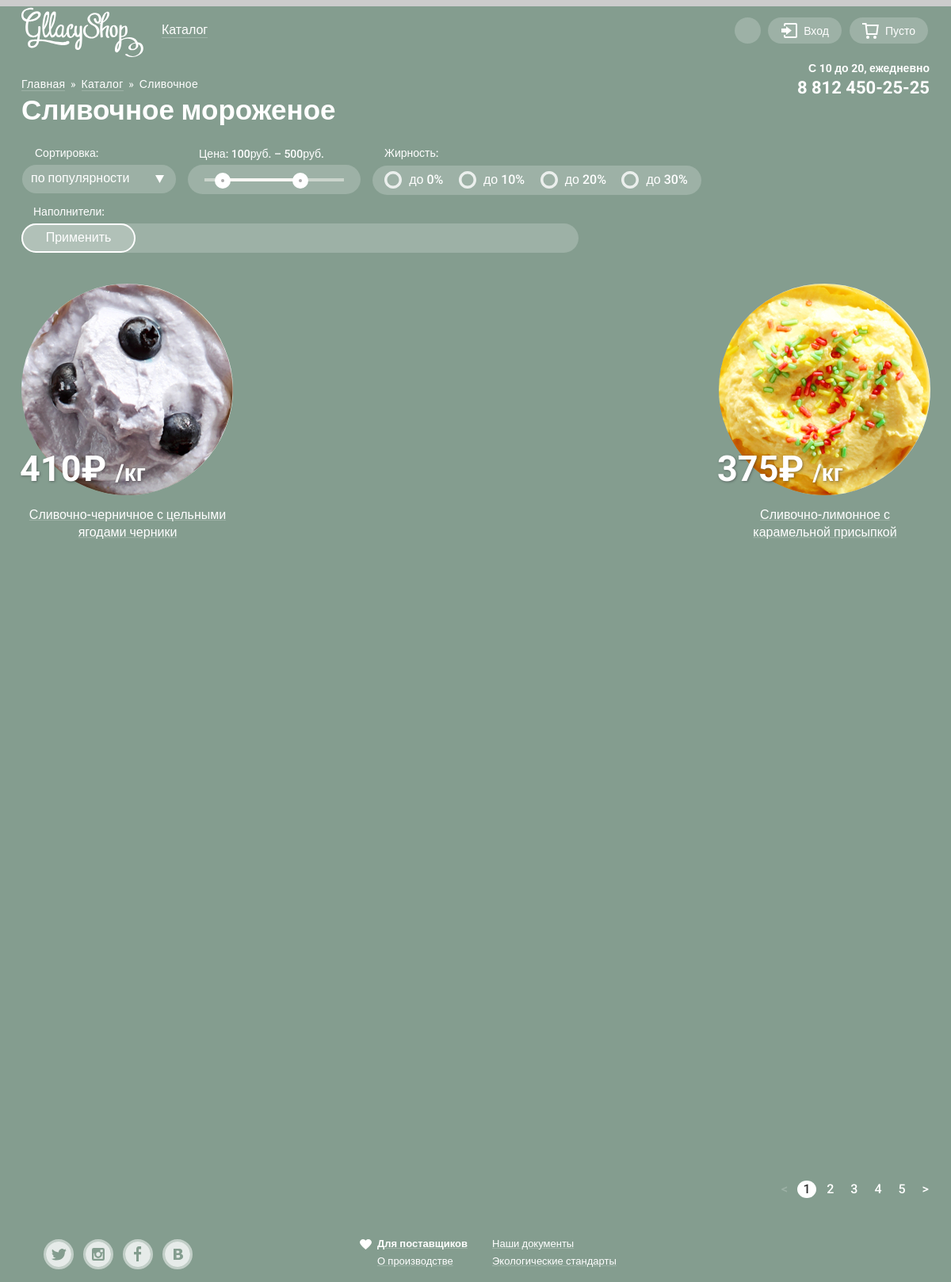
Page /catalog/ on the earlier database version.
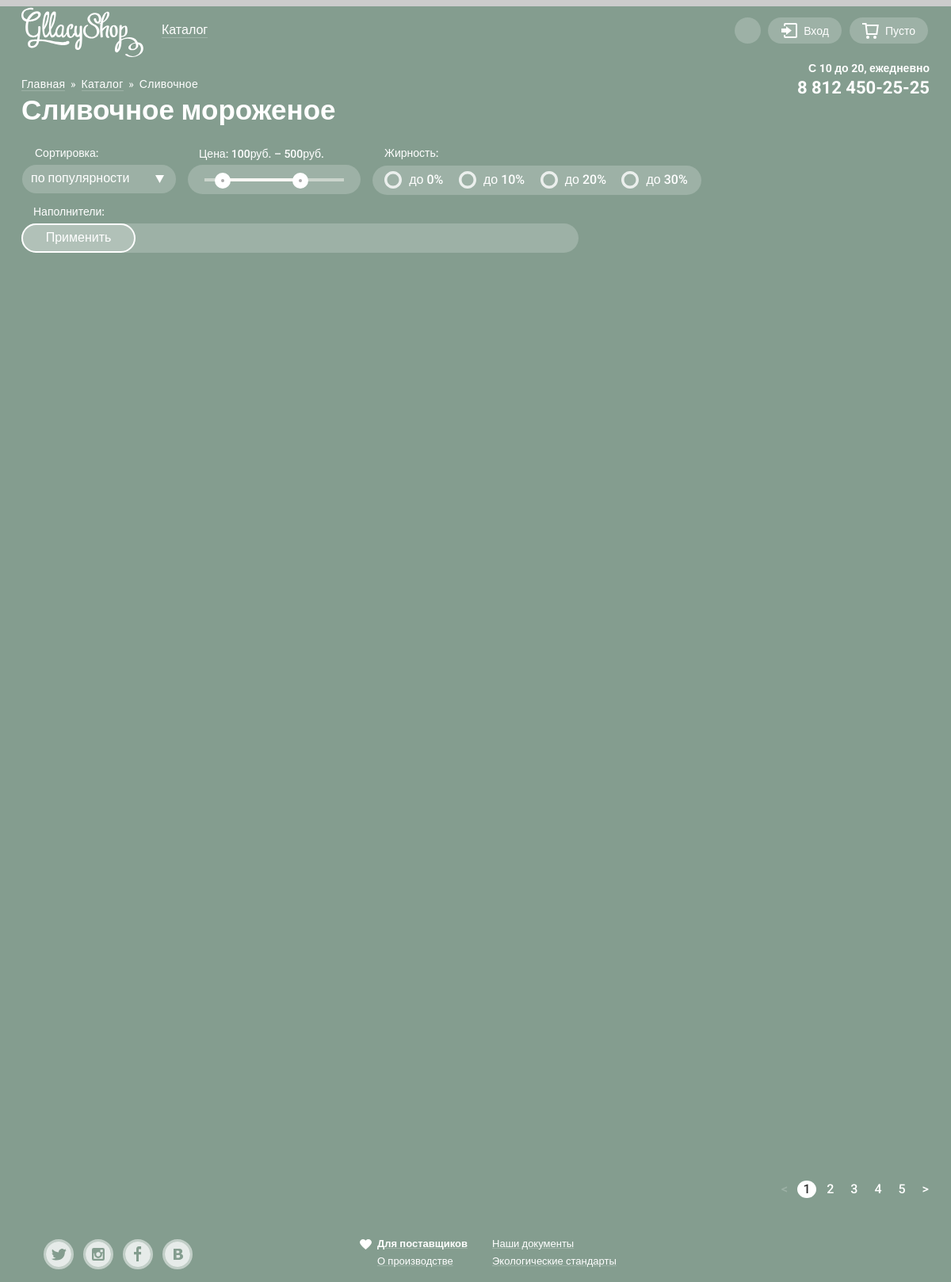
Same page on the later database version.
### myapp/models.py (models this page shows)
class IceFatContent(models.Model):
    fat_content = models.CharField("Жирность", max_length=60, blank=True)
    url = models.SlugField(max_length=150, unique=True)
    class Meta:
        verbose_name = 'Жирность'
        verbose_name_plural = 'Жирности'

class Doc(models.Model):
    img = models.ImageField("Изоброжения", upload_to="movie_shots/")
    price = models.CharField("Цена", max_length=50, blank=True)
    title = models.TextField("Название", max_length=250, blank=True)
    desc = models.TextField("Описание", max_length=500, blank=True)
    fillers = models.ManyToManyField(
        Fillers, verbose_name="Напонители"
    )
    fat_content = models.ManyToManyField(IceFatContent, verbose_name="Жирность")
    class Meta:
        verbose_name = 'Мороженое'
        verbose_name_plural = 'Мороженые'

### myapp/views.py (the view)
# urls.py: path('catalog/', views.IceView.as_view(), name='catalog'),
class IceView(IceFatsContent, ListView):
    model = Doc
    queryset = Doc.objects.filter()

### myapp/views.py (called while the page is built)
    def get_fat_content(self):
        return IceFatContent.objects.all()

    def get_filter(self):
        return Fillers.objects.filter()

### myapp/templates/myapp/doc_list.html (shortened to what this page needs)
{% extends 'base.html' %}
{% block content %}
      <main class="main-catalog">
        <ul class="breadcrumbs">
          <li class="underline"><a href="{% url 'home' %}">Главная</a></li>
          <li>&raquo;</li>
          <li class="underline"><a href="#">Каталог</a></li>
          <li>&raquo;</li>
          <li>Сливочное</li>
        </ul>
        <h1>Сливочное мороженое</h1>
        <section class="filters">
          <form >
            <div class="sort-first">
              <fieldset class="main-sort">
                <legend>Сортировка:</legend>
                <select class="main-sort-select" name="sort" id="sort">
                  <option value="popularity" selected>по популярности</option>
                </select>
              </fieldset>
              <fieldset class="price-sort">
                <legend> Цена: <span>100</span> руб. &ndash; <span>500</span> руб.</legend>
                <div class="range-filter">
                  <div class="range-controls">
                    <div class="scale">
                      <div class="bar" ></div>
                    </div>
                    <div class="toggle toggle-min"></div>
                    <div class="toggle toggle-max"></div>
                  </div>
                </div>
              </fieldset>
              <fieldset class="fat-sort">
                <legend>Жирность:</legend>
                <ul>
                  {% for fats in view.get_fat_content  %}
                  <li>
                    <label for="zero">до {{ fats.fat_content }}</label>
                  </li>
                  {% endfor %}
                </ul>
              </fieldset>
            </div>
            <form action="{% url 'filter' %}" method="get">
              <div class="sort-second">
                <div class="sort-second-title">Наполнители:</div>
                <div class="filler-sort">
                  <ul>
                  <button type="submit">Применить</button>
                </div>
              </div>
            </form>
          </form>
        </section>
        <section>
        <ul class="catalog-list">
          {% for ice in doc_list %}
          <li class="catalog-item">
            <a href="">
              <div class="user-choise">
                <img src="{{ ice.img.url }} "  width="267" height="267" alt="">
                <h2 class="catalog-title">{{ ice.title }}</h2>
                <div class="catalog-container">
                  <p class="catalog-price">{{ ice.price }}&#8381; <span>/кг</span></p>
                </div>
              </div>
            </a>
          </li>
          {% endfor %}
          </ul>
        </section>
        <div class="pagination-container">
          <ul class="pagination">
            <li class="pagination-link first-page">&lt;</li>
            <li class="pagination-link page-current">1</li>
            <li class="pagination-link"><a href="#">2</a></li>
            <li class="pagination-link"><a href="#">3</a></li>
            <li class="pagination-link"><a href="#">4</a></li>
            <li class="pagination-link"><a href="#">5</a></li>
            <li class="pagination-link arrow-right"><a href="#">></a></li>
          </ul>
          </div>
        </main>
{% endblock content %}

Differences in the rows shown:
removed Doc: img (picture), title "Сливочно-черничное с цельными ягодами черники", price "410"
removed Doc: img (picture), title "Сливочно-лимонное с карамельной присыпкой", price "375"
